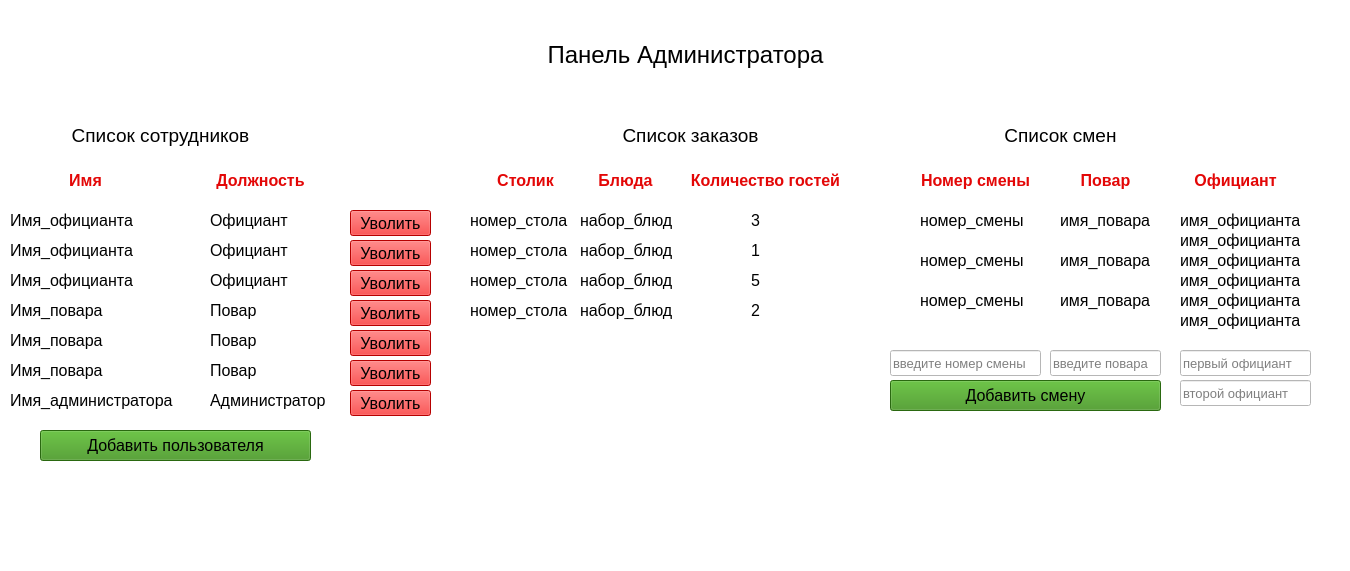
<?xml version="1.0" encoding="UTF-8"?>
<ui version="4.0">
 <class>AdminWindow</class>
 <widget class="QMainWindow" name="AdminWindow">
  <property name="geometry">
   <rect>
    <x>0</x>
    <y>0</y>
    <width>1350</width>
    <height>571</height>
   </rect>
  </property>
  <property name="font">
   <font>
    <pointsize>16</pointsize>
   </font>
  </property>
  <property name="windowTitle">
   <string>Панель администратора</string>
  </property>
  <property name="styleSheet">
   <string notr="true">background-color: rgb(255, 255, 255);</string>
  </property>
  <widget class="QWidget" name="centralwidget">
   <widget class="QLabel" name="labelTitleWindow">
    <property name="geometry">
     <rect>
      <x>510</x>
      <y>30</y>
      <width>351</width>
      <height>51</height>
     </rect>
    </property>
    <property name="text">
     <string>&lt;html&gt;&lt;head/&gt;&lt;body&gt;&lt;p align=&quot;center&quot;&gt;&lt;span style=&quot; font-size:18pt;&quot;&gt;Панель Администратора&lt;/span&gt;&lt;/p&gt;&lt;/body&gt;&lt;/html&gt;</string>
    </property>
   </widget>
   <widget class="QLabel" name="labelEmployee">
    <property name="geometry">
     <rect>
      <x>40</x>
      <y>120</y>
      <width>241</width>
      <height>31</height>
     </rect>
    </property>
    <property name="font">
     <font>
      <pointsize>14</pointsize>
     </font>
    </property>
    <property name="text">
     <string>&lt;html&gt;&lt;head/&gt;&lt;body&gt;&lt;p align=&quot;center&quot;&gt;Список сотрудников&lt;/p&gt;&lt;/body&gt;&lt;/html&gt;</string>
    </property>
   </widget>
   <widget class="QLabel" name="labelOrder">
    <property name="geometry">
     <rect>
      <x>590</x>
      <y>120</y>
      <width>201</width>
      <height>31</height>
     </rect>
    </property>
    <property name="font">
     <font>
      <pointsize>14</pointsize>
     </font>
    </property>
    <property name="text">
     <string>&lt;html&gt;&lt;head/&gt;&lt;body&gt;&lt;p align=&quot;center&quot;&gt;Список заказов&lt;/p&gt;&lt;/body&gt;&lt;/html&gt;</string>
    </property>
   </widget>
   <widget class="QLabel" name="labelShift">
    <property name="geometry">
     <rect>
      <x>970</x>
      <y>120</y>
      <width>181</width>
      <height>31</height>
     </rect>
    </property>
    <property name="font">
     <font>
      <pointsize>14</pointsize>
     </font>
    </property>
    <property name="text">
     <string>&lt;html&gt;&lt;head/&gt;&lt;body&gt;&lt;p align=&quot;center&quot;&gt;Список смен&lt;/p&gt;&lt;/body&gt;&lt;/html&gt;</string>
    </property>
   </widget>
   <widget class="QLabel" name="label">
    <property name="geometry">
     <rect>
      <x>40</x>
      <y>170</y>
      <width>91</width>
      <height>21</height>
     </rect>
    </property>
    <property name="font">
     <font>
      <pointsize>12</pointsize>
     </font>
    </property>
    <property name="text">
     <string>&lt;html&gt;&lt;head/&gt;&lt;body&gt;&lt;p align=&quot;center&quot;&gt;&lt;span style=&quot; font-weight:600; color:#e30707;&quot;&gt;Имя&lt;/span&gt;&lt;/p&gt;&lt;/body&gt;&lt;/html&gt;</string>
    </property>
   </widget>
   <widget class="QLabel" name="label_2">
    <property name="geometry">
     <rect>
      <x>210</x>
      <y>170</y>
      <width>101</width>
      <height>21</height>
     </rect>
    </property>
    <property name="font">
     <font>
      <pointsize>12</pointsize>
     </font>
    </property>
    <property name="text">
     <string>&lt;html&gt;&lt;head/&gt;&lt;body&gt;&lt;p align=&quot;center&quot;&gt;&lt;span style=&quot; font-weight:600; color:#e30707;&quot;&gt;Должность&lt;/span&gt;&lt;/p&gt;&lt;/body&gt;&lt;/html&gt;</string>
    </property>
   </widget>
   <widget class="QLabel" name="label_3">
    <property name="geometry">
     <rect>
      <x>10</x>
      <y>200</y>
      <width>141</width>
      <height>41</height>
     </rect>
    </property>
    <property name="font">
     <font>
      <pointsize>12</pointsize>
     </font>
    </property>
    <property name="text">
     <string>&lt;html&gt;&lt;head/&gt;&lt;body&gt;&lt;p&gt;Имя_официанта&lt;/p&gt;&lt;/body&gt;&lt;/html&gt;</string>
    </property>
   </widget>
   <widget class="QLabel" name="label_4">
    <property name="geometry">
     <rect>
      <x>210</x>
      <y>210</y>
      <width>91</width>
      <height>21</height>
     </rect>
    </property>
    <property name="font">
     <font>
      <pointsize>12</pointsize>
     </font>
    </property>
    <property name="text">
     <string>&lt;html&gt;&lt;head/&gt;&lt;body&gt;&lt;p&gt;Официант&lt;/p&gt;&lt;/body&gt;&lt;/html&gt;</string>
    </property>
   </widget>
   <widget class="QLabel" name="label_5">
    <property name="geometry">
     <rect>
      <x>10</x>
      <y>300</y>
      <width>101</width>
      <height>21</height>
     </rect>
    </property>
    <property name="font">
     <font>
      <pointsize>12</pointsize>
     </font>
    </property>
    <property name="text">
     <string>&lt;html&gt;&lt;head/&gt;&lt;body&gt;&lt;p&gt;Имя_повара&lt;/p&gt;&lt;/body&gt;&lt;/html&gt;</string>
    </property>
   </widget>
   <widget class="QLabel" name="label_6">
    <property name="geometry">
     <rect>
      <x>210</x>
      <y>240</y>
      <width>91</width>
      <height>21</height>
     </rect>
    </property>
    <property name="font">
     <font>
      <pointsize>12</pointsize>
     </font>
    </property>
    <property name="text">
     <string>&lt;html&gt;&lt;head/&gt;&lt;body&gt;&lt;p&gt;Официант&lt;/p&gt;&lt;/body&gt;&lt;/html&gt;</string>
    </property>
   </widget>
   <widget class="QLabel" name="label_7">
    <property name="geometry">
     <rect>
      <x>10</x>
      <y>230</y>
      <width>141</width>
      <height>41</height>
     </rect>
    </property>
    <property name="font">
     <font>
      <pointsize>12</pointsize>
     </font>
    </property>
    <property name="text">
     <string>&lt;html&gt;&lt;head/&gt;&lt;body&gt;&lt;p&gt;Имя_официанта&lt;/p&gt;&lt;/body&gt;&lt;/html&gt;</string>
    </property>
   </widget>
   <widget class="QLabel" name="label_8">
    <property name="geometry">
     <rect>
      <x>10</x>
      <y>260</y>
      <width>141</width>
      <height>41</height>
     </rect>
    </property>
    <property name="font">
     <font>
      <pointsize>12</pointsize>
     </font>
    </property>
    <property name="text">
     <string>&lt;html&gt;&lt;head/&gt;&lt;body&gt;&lt;p&gt;Имя_официанта&lt;/p&gt;&lt;/body&gt;&lt;/html&gt;</string>
    </property>
   </widget>
   <widget class="QLabel" name="label_9">
    <property name="geometry">
     <rect>
      <x>210</x>
      <y>270</y>
      <width>91</width>
      <height>21</height>
     </rect>
    </property>
    <property name="font">
     <font>
      <pointsize>12</pointsize>
     </font>
    </property>
    <property name="text">
     <string>&lt;html&gt;&lt;head/&gt;&lt;body&gt;&lt;p&gt;Официант&lt;/p&gt;&lt;/body&gt;&lt;/html&gt;</string>
    </property>
   </widget>
   <widget class="QLabel" name="label_10">
    <property name="geometry">
     <rect>
      <x>210</x>
      <y>300</y>
      <width>91</width>
      <height>21</height>
     </rect>
    </property>
    <property name="font">
     <font>
      <pointsize>12</pointsize>
     </font>
    </property>
    <property name="text">
     <string>&lt;html&gt;&lt;head/&gt;&lt;body&gt;&lt;p&gt;Повар&lt;/p&gt;&lt;/body&gt;&lt;/html&gt;</string>
    </property>
   </widget>
   <widget class="QLabel" name="label_11">
    <property name="geometry">
     <rect>
      <x>10</x>
      <y>330</y>
      <width>101</width>
      <height>21</height>
     </rect>
    </property>
    <property name="font">
     <font>
      <pointsize>12</pointsize>
     </font>
    </property>
    <property name="text">
     <string>&lt;html&gt;&lt;head/&gt;&lt;body&gt;&lt;p&gt;Имя_повара&lt;/p&gt;&lt;/body&gt;&lt;/html&gt;</string>
    </property>
   </widget>
   <widget class="QLabel" name="label_12">
    <property name="geometry">
     <rect>
      <x>210</x>
      <y>330</y>
      <width>91</width>
      <height>21</height>
     </rect>
    </property>
    <property name="font">
     <font>
      <pointsize>12</pointsize>
     </font>
    </property>
    <property name="text">
     <string>&lt;html&gt;&lt;head/&gt;&lt;body&gt;&lt;p&gt;Повар&lt;/p&gt;&lt;/body&gt;&lt;/html&gt;</string>
    </property>
   </widget>
   <widget class="QLabel" name="label_13">
    <property name="geometry">
     <rect>
      <x>10</x>
      <y>360</y>
      <width>101</width>
      <height>21</height>
     </rect>
    </property>
    <property name="font">
     <font>
      <pointsize>12</pointsize>
     </font>
    </property>
    <property name="text">
     <string>&lt;html&gt;&lt;head/&gt;&lt;body&gt;&lt;p&gt;Имя_повара&lt;/p&gt;&lt;/body&gt;&lt;/html&gt;</string>
    </property>
   </widget>
   <widget class="QLabel" name="label_14">
    <property name="geometry">
     <rect>
      <x>210</x>
      <y>360</y>
      <width>91</width>
      <height>21</height>
     </rect>
    </property>
    <property name="font">
     <font>
      <pointsize>12</pointsize>
     </font>
    </property>
    <property name="text">
     <string>&lt;html&gt;&lt;head/&gt;&lt;body&gt;&lt;p&gt;Повар&lt;/p&gt;&lt;/body&gt;&lt;/html&gt;</string>
    </property>
   </widget>
   <widget class="QLabel" name="label_15">
    <property name="geometry">
     <rect>
      <x>10</x>
      <y>390</y>
      <width>171</width>
      <height>21</height>
     </rect>
    </property>
    <property name="font">
     <font>
      <pointsize>12</pointsize>
     </font>
    </property>
    <property name="text">
     <string>&lt;html&gt;&lt;head/&gt;&lt;body&gt;&lt;p&gt;Имя_администратора&lt;/p&gt;&lt;/body&gt;&lt;/html&gt;</string>
    </property>
   </widget>
   <widget class="QLabel" name="label_16">
    <property name="geometry">
     <rect>
      <x>210</x>
      <y>390</y>
      <width>131</width>
      <height>21</height>
     </rect>
    </property>
    <property name="font">
     <font>
      <pointsize>12</pointsize>
     </font>
    </property>
    <property name="text">
     <string>&lt;html&gt;&lt;head/&gt;&lt;body&gt;&lt;p&gt;Администратор&lt;/p&gt;&lt;/body&gt;&lt;/html&gt;</string>
    </property>
   </widget>
   <widget class="QLabel" name="label_17">
    <property name="geometry">
     <rect>
      <x>480</x>
      <y>170</y>
      <width>91</width>
      <height>21</height>
     </rect>
    </property>
    <property name="font">
     <font>
      <pointsize>12</pointsize>
     </font>
    </property>
    <property name="text">
     <string>&lt;html&gt;&lt;head/&gt;&lt;body&gt;&lt;p align=&quot;center&quot;&gt;&lt;span style=&quot; font-weight:600; color:#e30707;&quot;&gt;Столик&lt;/span&gt;&lt;/p&gt;&lt;/body&gt;&lt;/html&gt;</string>
    </property>
   </widget>
   <widget class="QLabel" name="label_18">
    <property name="geometry">
     <rect>
      <x>580</x>
      <y>170</y>
      <width>91</width>
      <height>21</height>
     </rect>
    </property>
    <property name="font">
     <font>
      <pointsize>12</pointsize>
     </font>
    </property>
    <property name="text">
     <string>&lt;html&gt;&lt;head/&gt;&lt;body&gt;&lt;p align=&quot;center&quot;&gt;&lt;span style=&quot; font-weight:600; color:#e30707;&quot;&gt;Блюда&lt;/span&gt;&lt;/p&gt;&lt;/body&gt;&lt;/html&gt;</string>
    </property>
   </widget>
   <widget class="QLabel" name="label_19">
    <property name="geometry">
     <rect>
      <x>680</x>
      <y>150</y>
      <width>171</width>
      <height>61</height>
     </rect>
    </property>
    <property name="font">
     <font>
      <pointsize>12</pointsize>
     </font>
    </property>
    <property name="text">
     <string>&lt;!DOCTYPE HTML PUBLIC &quot;-//W3C//DTD HTML 4.0//EN&quot; &quot;http://www.w3.org/TR/REC-html40/strict.dtd&quot;&gt;
&lt;html&gt;&lt;head&gt;&lt;meta name=&quot;qrichtext&quot; content=&quot;1&quot; /&gt;&lt;style type=&quot;text/css&quot;&gt;
p, li { white-space: pre-wrap; }
&lt;/style&gt;&lt;/head&gt;&lt;body style=&quot; font-family:'Open Sans'; font-size:12pt; font-weight:400; font-style:normal;&quot;&gt;
&lt;p align=&quot;center&quot; style=&quot; margin-top:12px; margin-bottom:12px; margin-left:0px; margin-right:0px; -qt-block-indent:0; text-indent:0px;&quot;&gt;&lt;span style=&quot; font-weight:600; color:#e30707;&quot;&gt;Количество гостей&lt;/span&gt;&lt;/p&gt;&lt;/body&gt;&lt;/html&gt;</string>
    </property>
   </widget>
   <widget class="QLabel" name="label_20">
    <property name="geometry">
     <rect>
      <x>470</x>
      <y>210</y>
      <width>101</width>
      <height>21</height>
     </rect>
    </property>
    <property name="font">
     <font>
      <pointsize>12</pointsize>
     </font>
    </property>
    <property name="text">
     <string>&lt;html&gt;&lt;head/&gt;&lt;body&gt;&lt;p&gt;номер_стола&lt;/p&gt;&lt;/body&gt;&lt;/html&gt;</string>
    </property>
   </widget>
   <widget class="QLabel" name="label_21">
    <property name="geometry">
     <rect>
      <x>470</x>
      <y>240</y>
      <width>101</width>
      <height>21</height>
     </rect>
    </property>
    <property name="font">
     <font>
      <pointsize>12</pointsize>
     </font>
    </property>
    <property name="text">
     <string>&lt;html&gt;&lt;head/&gt;&lt;body&gt;&lt;p&gt;номер_стола&lt;/p&gt;&lt;/body&gt;&lt;/html&gt;</string>
    </property>
   </widget>
   <widget class="QLabel" name="label_22">
    <property name="geometry">
     <rect>
      <x>470</x>
      <y>270</y>
      <width>101</width>
      <height>21</height>
     </rect>
    </property>
    <property name="font">
     <font>
      <pointsize>12</pointsize>
     </font>
    </property>
    <property name="text">
     <string>&lt;html&gt;&lt;head/&gt;&lt;body&gt;&lt;p&gt;номер_стола&lt;/p&gt;&lt;/body&gt;&lt;/html&gt;</string>
    </property>
   </widget>
   <widget class="QLabel" name="label_23">
    <property name="geometry">
     <rect>
      <x>470</x>
      <y>300</y>
      <width>101</width>
      <height>21</height>
     </rect>
    </property>
    <property name="font">
     <font>
      <pointsize>12</pointsize>
     </font>
    </property>
    <property name="text">
     <string>&lt;html&gt;&lt;head/&gt;&lt;body&gt;&lt;p&gt;номер_стола&lt;/p&gt;&lt;/body&gt;&lt;/html&gt;</string>
    </property>
   </widget>
   <widget class="QLabel" name="label_24">
    <property name="geometry">
     <rect>
      <x>580</x>
      <y>210</y>
      <width>101</width>
      <height>21</height>
     </rect>
    </property>
    <property name="font">
     <font>
      <pointsize>12</pointsize>
     </font>
    </property>
    <property name="text">
     <string>&lt;html&gt;&lt;head/&gt;&lt;body&gt;&lt;p&gt;набор_блюд&lt;/p&gt;&lt;/body&gt;&lt;/html&gt;</string>
    </property>
   </widget>
   <widget class="QLabel" name="label_25">
    <property name="geometry">
     <rect>
      <x>580</x>
      <y>240</y>
      <width>101</width>
      <height>21</height>
     </rect>
    </property>
    <property name="font">
     <font>
      <pointsize>12</pointsize>
     </font>
    </property>
    <property name="text">
     <string>&lt;html&gt;&lt;head/&gt;&lt;body&gt;&lt;p&gt;набор_блюд&lt;/p&gt;&lt;/body&gt;&lt;/html&gt;</string>
    </property>
   </widget>
   <widget class="QLabel" name="label_26">
    <property name="geometry">
     <rect>
      <x>580</x>
      <y>270</y>
      <width>101</width>
      <height>21</height>
     </rect>
    </property>
    <property name="font">
     <font>
      <pointsize>12</pointsize>
     </font>
    </property>
    <property name="text">
     <string>&lt;html&gt;&lt;head/&gt;&lt;body&gt;&lt;p&gt;набор_блюд&lt;/p&gt;&lt;/body&gt;&lt;/html&gt;</string>
    </property>
   </widget>
   <widget class="QLabel" name="label_27">
    <property name="geometry">
     <rect>
      <x>580</x>
      <y>300</y>
      <width>101</width>
      <height>21</height>
     </rect>
    </property>
    <property name="font">
     <font>
      <pointsize>12</pointsize>
     </font>
    </property>
    <property name="text">
     <string>&lt;html&gt;&lt;head/&gt;&lt;body&gt;&lt;p&gt;набор_блюд&lt;/p&gt;&lt;/body&gt;&lt;/html&gt;</string>
    </property>
   </widget>
   <widget class="QLabel" name="label_28">
    <property name="geometry">
     <rect>
      <x>740</x>
      <y>210</y>
      <width>31</width>
      <height>21</height>
     </rect>
    </property>
    <property name="font">
     <font>
      <pointsize>12</pointsize>
     </font>
    </property>
    <property name="text">
     <string>&lt;html&gt;&lt;head/&gt;&lt;body&gt;&lt;p align=&quot;center&quot;&gt;3&lt;/p&gt;&lt;/body&gt;&lt;/html&gt;</string>
    </property>
   </widget>
   <widget class="QLabel" name="label_29">
    <property name="geometry">
     <rect>
      <x>740</x>
      <y>240</y>
      <width>31</width>
      <height>21</height>
     </rect>
    </property>
    <property name="font">
     <font>
      <pointsize>12</pointsize>
     </font>
    </property>
    <property name="text">
     <string>&lt;html&gt;&lt;head/&gt;&lt;body&gt;&lt;p align=&quot;center&quot;&gt;1&lt;/p&gt;&lt;/body&gt;&lt;/html&gt;</string>
    </property>
   </widget>
   <widget class="QLabel" name="label_30">
    <property name="geometry">
     <rect>
      <x>740</x>
      <y>270</y>
      <width>31</width>
      <height>21</height>
     </rect>
    </property>
    <property name="font">
     <font>
      <pointsize>12</pointsize>
     </font>
    </property>
    <property name="text">
     <string>&lt;html&gt;&lt;head/&gt;&lt;body&gt;&lt;p align=&quot;center&quot;&gt;5&lt;/p&gt;&lt;/body&gt;&lt;/html&gt;</string>
    </property>
   </widget>
   <widget class="QLabel" name="label_31">
    <property name="geometry">
     <rect>
      <x>740</x>
      <y>300</y>
      <width>31</width>
      <height>21</height>
     </rect>
    </property>
    <property name="font">
     <font>
      <pointsize>12</pointsize>
     </font>
    </property>
    <property name="text">
     <string>&lt;html&gt;&lt;head/&gt;&lt;body&gt;&lt;p align=&quot;center&quot;&gt;2&lt;/p&gt;&lt;/body&gt;&lt;/html&gt;</string>
    </property>
   </widget>
   <widget class="QLabel" name="label_32">
    <property name="geometry">
     <rect>
      <x>910</x>
      <y>170</y>
      <width>131</width>
      <height>21</height>
     </rect>
    </property>
    <property name="font">
     <font>
      <pointsize>12</pointsize>
     </font>
    </property>
    <property name="text">
     <string>&lt;html&gt;&lt;head/&gt;&lt;body&gt;&lt;p align=&quot;center&quot;&gt;&lt;span style=&quot; font-weight:600; color:#e30707;&quot;&gt;Номер смены&lt;/span&gt;&lt;/p&gt;&lt;/body&gt;&lt;/html&gt;</string>
    </property>
   </widget>
   <widget class="QLabel" name="label_33">
    <property name="geometry">
     <rect>
      <x>1040</x>
      <y>170</y>
      <width>131</width>
      <height>21</height>
     </rect>
    </property>
    <property name="font">
     <font>
      <pointsize>12</pointsize>
     </font>
    </property>
    <property name="text">
     <string>&lt;html&gt;&lt;head/&gt;&lt;body&gt;&lt;p align=&quot;center&quot;&gt;&lt;span style=&quot; font-weight:600; color:#e30707;&quot;&gt;Повар&lt;/span&gt;&lt;/p&gt;&lt;/body&gt;&lt;/html&gt;</string>
    </property>
   </widget>
   <widget class="QLabel" name="label_34">
    <property name="geometry">
     <rect>
      <x>1170</x>
      <y>170</y>
      <width>131</width>
      <height>21</height>
     </rect>
    </property>
    <property name="font">
     <font>
      <pointsize>12</pointsize>
     </font>
    </property>
    <property name="text">
     <string>&lt;html&gt;&lt;head/&gt;&lt;body&gt;&lt;p align=&quot;center&quot;&gt;&lt;span style=&quot; font-weight:600; color:#e30707;&quot;&gt;Официант&lt;/span&gt;&lt;/p&gt;&lt;/body&gt;&lt;/html&gt;</string>
    </property>
   </widget>
   <widget class="QLabel" name="label_35">
    <property name="geometry">
     <rect>
      <x>920</x>
      <y>210</y>
      <width>111</width>
      <height>21</height>
     </rect>
    </property>
    <property name="font">
     <font>
      <pointsize>12</pointsize>
     </font>
    </property>
    <property name="text">
     <string>&lt;html&gt;&lt;head/&gt;&lt;body&gt;&lt;p&gt;номер_смены&lt;/p&gt;&lt;/body&gt;&lt;/html&gt;</string>
    </property>
   </widget>
   <widget class="QLabel" name="label_36">
    <property name="geometry">
     <rect>
      <x>920</x>
      <y>250</y>
      <width>111</width>
      <height>21</height>
     </rect>
    </property>
    <property name="font">
     <font>
      <pointsize>12</pointsize>
     </font>
    </property>
    <property name="text">
     <string>&lt;html&gt;&lt;head/&gt;&lt;body&gt;&lt;p&gt;номер_смены&lt;/p&gt;&lt;/body&gt;&lt;/html&gt;</string>
    </property>
   </widget>
   <widget class="QLabel" name="label_37">
    <property name="geometry">
     <rect>
      <x>920</x>
      <y>290</y>
      <width>111</width>
      <height>21</height>
     </rect>
    </property>
    <property name="font">
     <font>
      <pointsize>12</pointsize>
     </font>
    </property>
    <property name="text">
     <string>&lt;html&gt;&lt;head/&gt;&lt;body&gt;&lt;p&gt;номер_смены&lt;/p&gt;&lt;/body&gt;&lt;/html&gt;</string>
    </property>
   </widget>
   <widget class="QLabel" name="label_38">
    <property name="geometry">
     <rect>
      <x>1060</x>
      <y>210</y>
      <width>101</width>
      <height>21</height>
     </rect>
    </property>
    <property name="font">
     <font>
      <pointsize>12</pointsize>
     </font>
    </property>
    <property name="text">
     <string>&lt;html&gt;&lt;head/&gt;&lt;body&gt;&lt;p&gt;имя_повара&lt;/p&gt;&lt;/body&gt;&lt;/html&gt;</string>
    </property>
   </widget>
   <widget class="QLabel" name="label_39">
    <property name="geometry">
     <rect>
      <x>1180</x>
      <y>210</y>
      <width>131</width>
      <height>21</height>
     </rect>
    </property>
    <property name="font">
     <font>
      <pointsize>12</pointsize>
     </font>
    </property>
    <property name="text">
     <string>&lt;html&gt;&lt;head/&gt;&lt;body&gt;&lt;p&gt;имя_официанта&lt;/p&gt;&lt;/body&gt;&lt;/html&gt;</string>
    </property>
   </widget>
   <widget class="QLabel" name="label_40">
    <property name="geometry">
     <rect>
      <x>1180</x>
      <y>230</y>
      <width>131</width>
      <height>21</height>
     </rect>
    </property>
    <property name="font">
     <font>
      <pointsize>12</pointsize>
     </font>
    </property>
    <property name="text">
     <string>&lt;html&gt;&lt;head/&gt;&lt;body&gt;&lt;p&gt;имя_официанта&lt;/p&gt;&lt;/body&gt;&lt;/html&gt;</string>
    </property>
   </widget>
   <widget class="QLabel" name="label_41">
    <property name="geometry">
     <rect>
      <x>1060</x>
      <y>250</y>
      <width>101</width>
      <height>21</height>
     </rect>
    </property>
    <property name="font">
     <font>
      <pointsize>12</pointsize>
     </font>
    </property>
    <property name="text">
     <string>&lt;html&gt;&lt;head/&gt;&lt;body&gt;&lt;p&gt;имя_повара&lt;/p&gt;&lt;/body&gt;&lt;/html&gt;</string>
    </property>
   </widget>
   <widget class="QLabel" name="label_42">
    <property name="geometry">
     <rect>
      <x>1180</x>
      <y>250</y>
      <width>131</width>
      <height>21</height>
     </rect>
    </property>
    <property name="font">
     <font>
      <pointsize>12</pointsize>
     </font>
    </property>
    <property name="text">
     <string>&lt;html&gt;&lt;head/&gt;&lt;body&gt;&lt;p&gt;имя_официанта&lt;/p&gt;&lt;/body&gt;&lt;/html&gt;</string>
    </property>
   </widget>
   <widget class="QLabel" name="label_43">
    <property name="geometry">
     <rect>
      <x>1180</x>
      <y>270</y>
      <width>131</width>
      <height>21</height>
     </rect>
    </property>
    <property name="font">
     <font>
      <pointsize>12</pointsize>
     </font>
    </property>
    <property name="text">
     <string>&lt;html&gt;&lt;head/&gt;&lt;body&gt;&lt;p&gt;имя_официанта&lt;/p&gt;&lt;/body&gt;&lt;/html&gt;</string>
    </property>
   </widget>
   <widget class="QLabel" name="label_44">
    <property name="geometry">
     <rect>
      <x>1060</x>
      <y>290</y>
      <width>101</width>
      <height>21</height>
     </rect>
    </property>
    <property name="font">
     <font>
      <pointsize>12</pointsize>
     </font>
    </property>
    <property name="text">
     <string>&lt;html&gt;&lt;head/&gt;&lt;body&gt;&lt;p&gt;имя_повара&lt;/p&gt;&lt;/body&gt;&lt;/html&gt;</string>
    </property>
   </widget>
   <widget class="QLabel" name="label_45">
    <property name="geometry">
     <rect>
      <x>1180</x>
      <y>290</y>
      <width>131</width>
      <height>21</height>
     </rect>
    </property>
    <property name="font">
     <font>
      <pointsize>12</pointsize>
     </font>
    </property>
    <property name="text">
     <string>&lt;html&gt;&lt;head/&gt;&lt;body&gt;&lt;p&gt;имя_официанта&lt;/p&gt;&lt;/body&gt;&lt;/html&gt;</string>
    </property>
   </widget>
   <widget class="QLabel" name="label_46">
    <property name="geometry">
     <rect>
      <x>1180</x>
      <y>310</y>
      <width>131</width>
      <height>21</height>
     </rect>
    </property>
    <property name="font">
     <font>
      <pointsize>12</pointsize>
     </font>
    </property>
    <property name="text">
     <string>&lt;html&gt;&lt;head/&gt;&lt;body&gt;&lt;p&gt;имя_официанта&lt;/p&gt;&lt;/body&gt;&lt;/html&gt;</string>
    </property>
   </widget>
   <widget class="QPushButton" name="pushButton">
    <property name="geometry">
     <rect>
      <x>350</x>
      <y>210</y>
      <width>81</width>
      <height>26</height>
     </rect>
    </property>
    <property name="font">
     <font>
      <pointsize>12</pointsize>
     </font>
    </property>
    <property name="styleSheet">
     <string notr="true">background-color: rgb(255, 0, 0);</string>
    </property>
    <property name="text">
     <string>Уволить</string>
    </property>
   </widget>
   <widget class="QLabel" name="label_47">
    <property name="geometry">
     <rect>
      <x>900</x>
      <y>450</y>
      <width>151</width>
      <height>18</height>
     </rect>
    </property>
    <property name="text">
     <string/>
    </property>
   </widget>
   <widget class="QLineEdit" name="lineEdit">
    <property name="geometry">
     <rect>
      <x>890</x>
      <y>350</y>
      <width>151</width>
      <height>26</height>
     </rect>
    </property>
    <property name="font">
     <font>
      <pointsize>10</pointsize>
     </font>
    </property>
    <property name="placeholderText">
     <string>введите номер смены</string>
    </property>
   </widget>
   <widget class="QLineEdit" name="lineEdit_2">
    <property name="geometry">
     <rect>
      <x>1050</x>
      <y>350</y>
      <width>111</width>
      <height>26</height>
     </rect>
    </property>
    <property name="font">
     <font>
      <pointsize>10</pointsize>
     </font>
    </property>
    <property name="placeholderText">
     <string>введите повара</string>
    </property>
   </widget>
   <widget class="QLineEdit" name="lineEdit_3">
    <property name="geometry">
     <rect>
      <x>1180</x>
      <y>350</y>
      <width>131</width>
      <height>26</height>
     </rect>
    </property>
    <property name="font">
     <font>
      <pointsize>10</pointsize>
     </font>
    </property>
    <property name="placeholderText">
     <string>первый официант</string>
    </property>
   </widget>
   <widget class="QLineEdit" name="lineEdit_4">
    <property name="geometry">
     <rect>
      <x>1180</x>
      <y>380</y>
      <width>131</width>
      <height>26</height>
     </rect>
    </property>
    <property name="font">
     <font>
      <pointsize>10</pointsize>
     </font>
    </property>
    <property name="placeholderText">
     <string>второй официант</string>
    </property>
   </widget>
   <widget class="QPushButton" name="pushButton_2">
    <property name="geometry">
     <rect>
      <x>890</x>
      <y>380</y>
      <width>271</width>
      <height>31</height>
     </rect>
    </property>
    <property name="font">
     <font>
      <pointsize>12</pointsize>
     </font>
    </property>
    <property name="styleSheet">
     <string notr="true">background-color: rgb(59, 146, 23);</string>
    </property>
    <property name="text">
     <string>Добавить смену</string>
    </property>
   </widget>
   <widget class="QPushButton" name="pushButton_3">
    <property name="geometry">
     <rect>
      <x>40</x>
      <y>430</y>
      <width>271</width>
      <height>31</height>
     </rect>
    </property>
    <property name="font">
     <font>
      <pointsize>12</pointsize>
     </font>
    </property>
    <property name="styleSheet">
     <string notr="true">background-color: rgb(59, 146, 23);</string>
    </property>
    <property name="text">
     <string>Добавить пользователя</string>
    </property>
   </widget>
   <widget class="QPushButton" name="pushButton_4">
    <property name="geometry">
     <rect>
      <x>350</x>
      <y>240</y>
      <width>81</width>
      <height>26</height>
     </rect>
    </property>
    <property name="font">
     <font>
      <pointsize>12</pointsize>
     </font>
    </property>
    <property name="styleSheet">
     <string notr="true">background-color: rgb(255, 0, 0);</string>
    </property>
    <property name="text">
     <string>Уволить</string>
    </property>
   </widget>
   <widget class="QPushButton" name="pushButton_5">
    <property name="geometry">
     <rect>
      <x>350</x>
      <y>270</y>
      <width>81</width>
      <height>26</height>
     </rect>
    </property>
    <property name="font">
     <font>
      <pointsize>12</pointsize>
     </font>
    </property>
    <property name="styleSheet">
     <string notr="true">background-color: rgb(255, 0, 0);</string>
    </property>
    <property name="text">
     <string>Уволить</string>
    </property>
   </widget>
   <widget class="QPushButton" name="pushButton_6">
    <property name="geometry">
     <rect>
      <x>350</x>
      <y>300</y>
      <width>81</width>
      <height>26</height>
     </rect>
    </property>
    <property name="font">
     <font>
      <pointsize>12</pointsize>
     </font>
    </property>
    <property name="styleSheet">
     <string notr="true">background-color: rgb(255, 0, 0);</string>
    </property>
    <property name="text">
     <string>Уволить</string>
    </property>
   </widget>
   <widget class="QPushButton" name="pushButton_7">
    <property name="geometry">
     <rect>
      <x>350</x>
      <y>330</y>
      <width>81</width>
      <height>26</height>
     </rect>
    </property>
    <property name="font">
     <font>
      <pointsize>12</pointsize>
     </font>
    </property>
    <property name="styleSheet">
     <string notr="true">background-color: rgb(255, 0, 0);</string>
    </property>
    <property name="text">
     <string>Уволить</string>
    </property>
   </widget>
   <widget class="QPushButton" name="pushButton_8">
    <property name="geometry">
     <rect>
      <x>350</x>
      <y>360</y>
      <width>81</width>
      <height>26</height>
     </rect>
    </property>
    <property name="font">
     <font>
      <pointsize>12</pointsize>
     </font>
    </property>
    <property name="styleSheet">
     <string notr="true">background-color: rgb(255, 0, 0);</string>
    </property>
    <property name="text">
     <string>Уволить</string>
    </property>
   </widget>
   <widget class="QPushButton" name="pushButton_9">
    <property name="geometry">
     <rect>
      <x>350</x>
      <y>390</y>
      <width>81</width>
      <height>26</height>
     </rect>
    </property>
    <property name="font">
     <font>
      <pointsize>12</pointsize>
     </font>
    </property>
    <property name="styleSheet">
     <string notr="true">background-color: rgb(255, 0, 0);</string>
    </property>
    <property name="text">
     <string>Уволить</string>
    </property>
   </widget>
  </widget>
  <widget class="QMenuBar" name="menubar">
   <property name="geometry">
    <rect>
     <x>0</x>
     <y>0</y>
     <width>1350</width>
     <height>35</height>
    </rect>
   </property>
  </widget>
  <widget class="QStatusBar" name="statusbar"/>
 </widget>
 <resources/>
 <connections/>
</ui>
